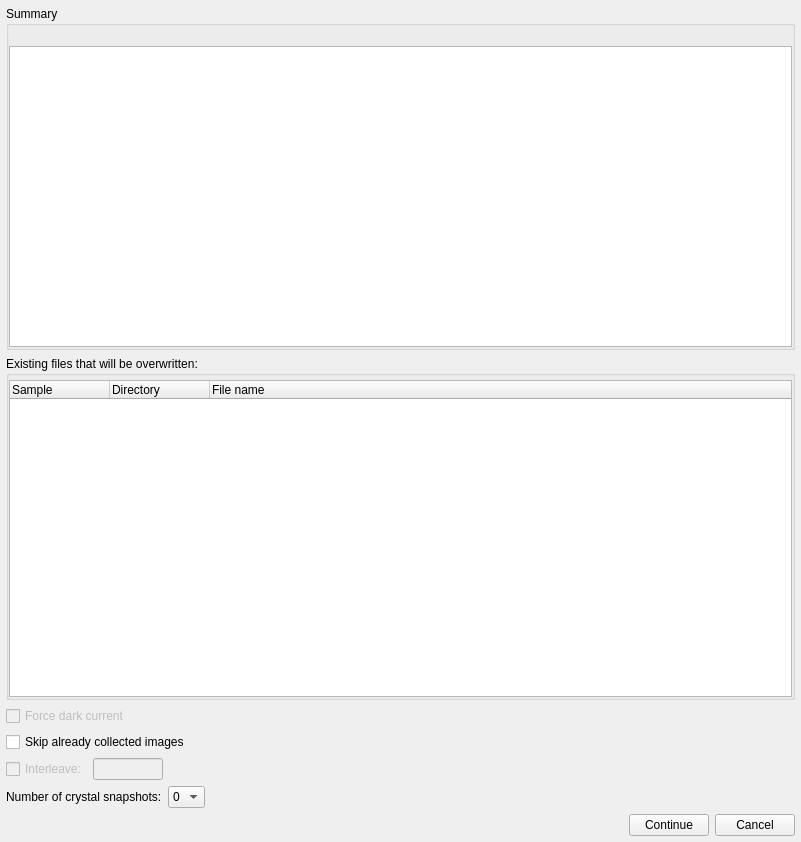
<?xml version="1.0" encoding="UTF-8"?>
<ui version="4.0">
 <class>ConfirmDialogWidget</class>
 <widget class="QWidget" name="ConfirmDialogWidget">
  <property name="geometry">
   <rect>
    <x>0</x>
    <y>0</y>
    <width>801</width>
    <height>842</height>
   </rect>
  </property>
  <property name="windowTitle">
   <string>Form</string>
  </property>
  <layout class="QGridLayout" name="gridLayout_2">
   <property name="margin">
    <number>6</number>
   </property>
   <item row="6" column="0">
    <layout class="QHBoxLayout" name="buttons_layout">
     <item>
      <spacer name="horizontalSpacer">
       <property name="orientation">
        <enum>Qt::Horizontal</enum>
       </property>
       <property name="sizeHint" stdset="0">
        <size>
         <width>40</width>
         <height>20</height>
        </size>
       </property>
      </spacer>
     </item>
     <item>
      <widget class="QPushButton" name="continue_button">
       <property name="text">
        <string>Continue</string>
       </property>
      </widget>
     </item>
     <item>
      <widget class="QPushButton" name="cancel_button">
       <property name="text">
        <string>Cancel</string>
       </property>
      </widget>
     </item>
    </layout>
   </item>
   <item row="4" column="0">
    <layout class="QHBoxLayout" name="interleave_hlayout">
     <item>
      <widget class="QCheckBox" name="interleave_cbx">
       <property name="enabled">
        <bool>false</bool>
       </property>
       <property name="text">
        <string>Interleave:</string>
       </property>
      </widget>
     </item>
     <item>
      <widget class="QLineEdit" name="interleave_images_num_ledit">
       <property name="enabled">
        <bool>false</bool>
       </property>
       <property name="maximumSize">
        <size>
         <width>70</width>
         <height>16777215</height>
        </size>
       </property>
      </widget>
     </item>
     <item>
      <spacer name="horizontalSpacer_2">
       <property name="orientation">
        <enum>Qt::Horizontal</enum>
       </property>
       <property name="sizeHint" stdset="0">
        <size>
         <width>40</width>
         <height>20</height>
        </size>
       </property>
      </spacer>
     </item>
    </layout>
   </item>
   <item row="0" column="0">
    <widget class="QGroupBox" name="summary_gbox">
     <property name="title">
      <string>Summary</string>
     </property>
     <layout class="QGridLayout" name="gridLayout">
      <property name="leftMargin">
       <number>0</number>
      </property>
      <property name="topMargin">
       <number>4</number>
      </property>
      <property name="rightMargin">
       <number>0</number>
      </property>
      <property name="bottomMargin">
       <number>0</number>
      </property>
      <property name="verticalSpacing">
       <number>2</number>
      </property>
      <item row="0" column="0">
       <widget class="QLabel" name="summary_label">
        <property name="text">
         <string/>
        </property>
       </widget>
      </item>
      <item row="1" column="0">
       <widget class="QTreeWidget" name="summary_treewidget">
        <property name="editTriggers">
         <set>QAbstractItemView::NoEditTriggers</set>
        </property>
        <property name="selectionMode">
         <enum>QAbstractItemView::NoSelection</enum>
        </property>
        <attribute name="headerVisible">
         <bool>false</bool>
        </attribute>
        <column>
         <property name="text">
          <string>1</string>
         </property>
        </column>
        <column>
         <property name="text">
          <string>New Column</string>
         </property>
        </column>
        <column>
         <property name="text">
          <string>New Column</string>
         </property>
        </column>
       </widget>
      </item>
     </layout>
    </widget>
   </item>
   <item row="5" column="0">
    <layout class="QHBoxLayout" name="take_snapshots_hlayout">
     <item>
      <widget class="QLabel" name="take_snapshots_label">
       <property name="text">
        <string>Number of crystal snapshots:</string>
       </property>
      </widget>
     </item>
     <item>
      <widget class="QComboBox" name="take_snapshots_combo">
       <item>
        <property name="text">
         <string>0</string>
        </property>
       </item>
       <item>
        <property name="text">
         <string>1</string>
        </property>
       </item>
       <item>
        <property name="text">
         <string>2</string>
        </property>
       </item>
       <item>
        <property name="text">
         <string>4</string>
        </property>
       </item>
      </widget>
     </item>
     <item>
      <spacer name="horizontalSpacer_3">
       <property name="orientation">
        <enum>Qt::Horizontal</enum>
       </property>
       <property name="sizeHint" stdset="0">
        <size>
         <width>40</width>
         <height>20</height>
        </size>
       </property>
      </spacer>
     </item>
    </layout>
   </item>
   <item row="3" column="0">
    <widget class="QCheckBox" name="skip_existing_images_cbx">
     <property name="text">
      <string>Skip already collected images</string>
     </property>
    </widget>
   </item>
   <item row="2" column="0">
    <widget class="QCheckBox" name="force_dark_cbx">
     <property name="enabled">
      <bool>false</bool>
     </property>
     <property name="text">
      <string>Force dark current</string>
     </property>
    </widget>
   </item>
   <item row="1" column="0">
    <widget class="QGroupBox" name="file_gbox">
     <property name="title">
      <string>Existing files that will be overwritten:</string>
     </property>
     <layout class="QVBoxLayout" name="verticalLayout">
      <property name="leftMargin">
       <number>0</number>
      </property>
      <property name="topMargin">
       <number>4</number>
      </property>
      <property name="rightMargin">
       <number>0</number>
      </property>
      <property name="bottomMargin">
       <number>0</number>
      </property>
      <item>
       <widget class="QTreeWidget" name="file_treewidget">
        <attribute name="headerVisible">
         <bool>true</bool>
        </attribute>
        <column>
         <property name="text">
          <string>Sample</string>
         </property>
        </column>
        <column>
         <property name="text">
          <string>Directory</string>
         </property>
        </column>
        <column>
         <property name="text">
          <string>File name</string>
         </property>
        </column>
       </widget>
      </item>
     </layout>
    </widget>
   </item>
  </layout>
 </widget>
 <resources/>
 <connections>
  <connection>
   <sender>interleave_cbx</sender>
   <signal>toggled(bool)</signal>
   <receiver>interleave_images_num_ledit</receiver>
   <slot>setEnabled(bool)</slot>
   <hints>
    <hint type="sourcelabel">
     <x>54</x>
     <y>539</y>
    </hint>
    <hint type="destinationlabel">
     <x>148</x>
     <y>541</y>
    </hint>
   </hints>
  </connection>
 </connections>
</ui>
